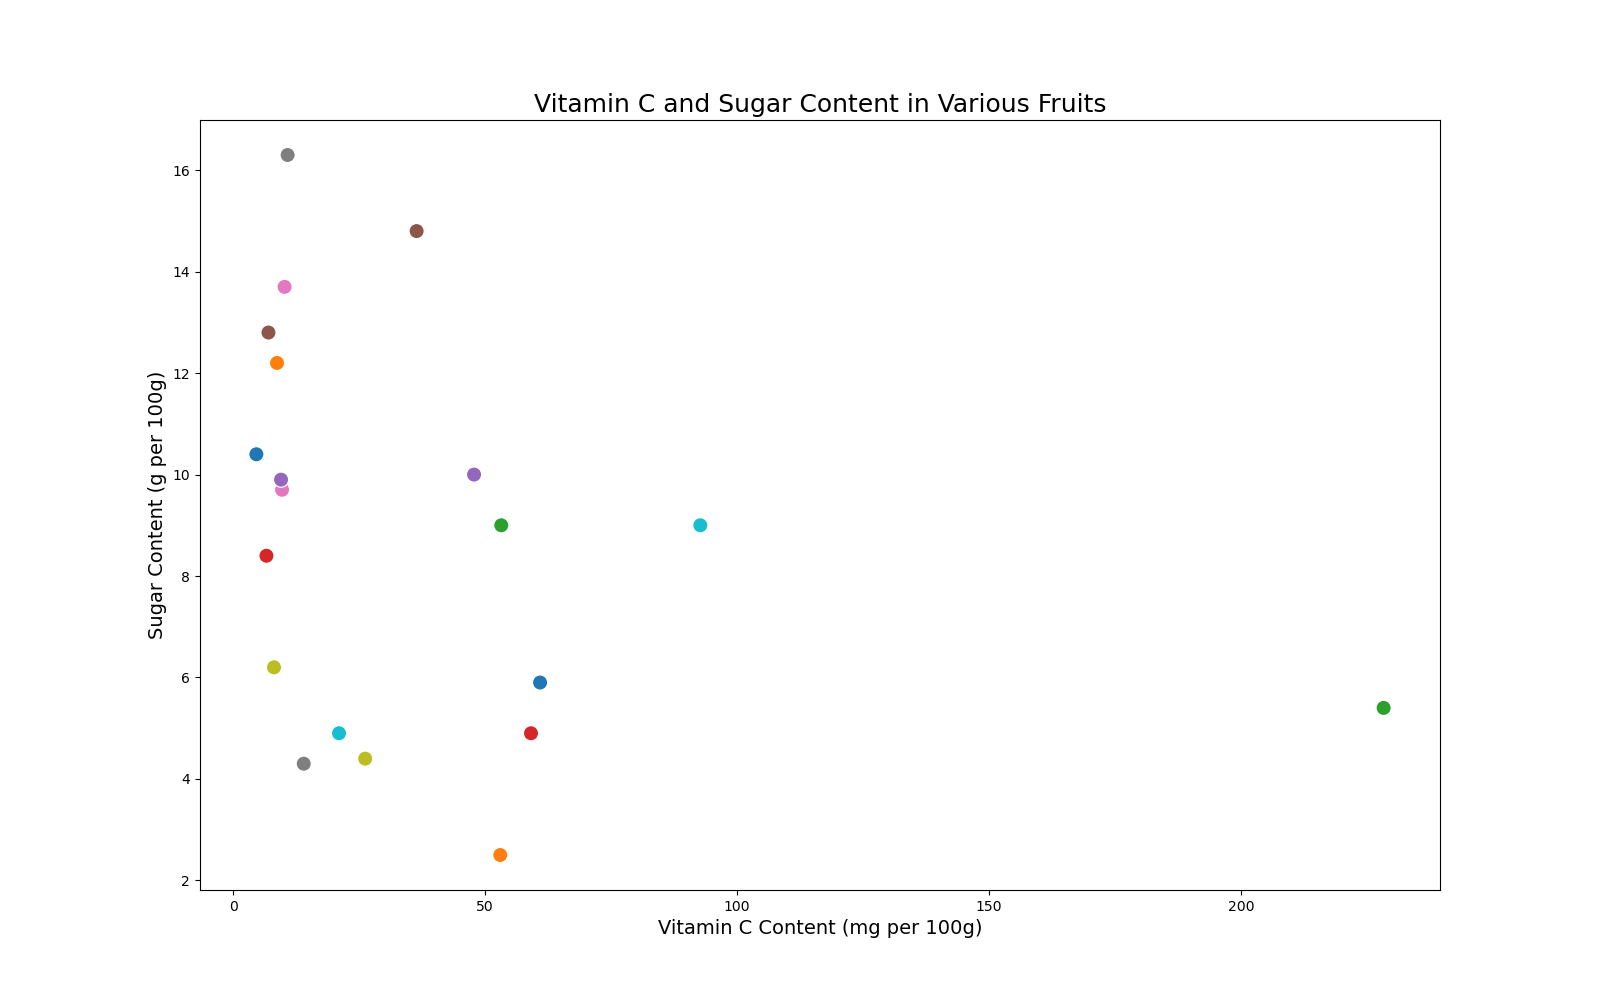

Here is the Python script that generated this plot:

import pandas as pd
import seaborn as sns
import matplotlib.pyplot as plt

data = {
    "Fruit": ["Apple", "Banana", "Orange", "Strawberry", "Pineapple", 
              "Mango", "Blueberry", "Grapes", "Watermelon", "Kiwi",
              "Papaya", "Lemon", "Guava", "Peach", "Plum",
              "Cherry", "Pomegranate", "Cranberry", "Raspberry", "Blackberry"],
    "VitaminCContent": [4.6, 8.7, 53.2, 59.1, 47.8, 
                        36.4, 9.7, 10.8, 8.1, 92.7, 
                        60.9, 53.0, 228.3, 6.6, 9.5, 
                        7.0, 10.2, 14.0, 26.2, 21.0],
    "SugarContent": [10.4, 12.2, 9.0, 4.9, 10.0, 
                     14.8, 9.7, 16.3, 6.2, 9.0, 
                     5.9, 2.5, 5.4, 8.4, 9.9, 
                     12.8, 13.7, 4.3, 4.4, 4.9]
}

df = pd.DataFrame(data)

plt.figure(figsize=(16, 10))

scatter_plot = sns.scatterplot(x="VitaminCContent", y="SugarContent", data=df, s=120,
                               palette=["#1f77b4", "#ff7f0e", "#2ca02c", "#d62728", "#9467bd", 
                                        "#8c564b", "#e377c2", "#7f7f7f", "#bcbd22", "#17becf",
                                        "#1f77b4", "#ff7f0e", "#2ca02c", "#d62728", "#9467bd", 
                                        "#8c564b", "#e377c2", "#7f7f7f", "#bcbd22", "#17becf"],
                               hue="Fruit", legend=False)

scatter_plot.set_title("Vitamin C and Sugar Content in Various Fruits", fontsize=18)
scatter_plot.set_xlabel("Vitamin C Content (mg per 100g)", fontsize=14)
scatter_plot.set_ylabel("Sugar Content (g per 100g)", fontsize=14)

plt.show()
